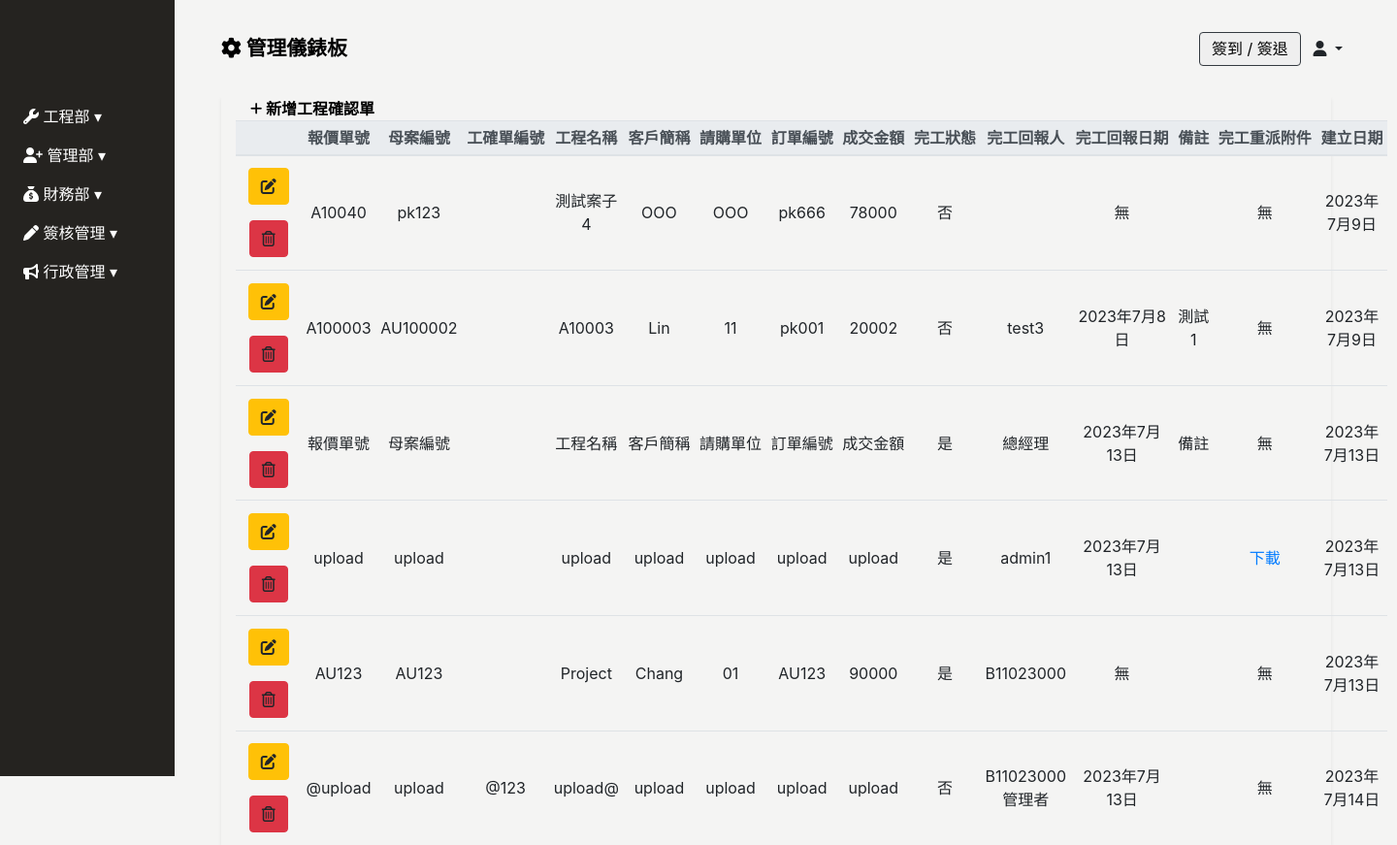
/project-confirmation/, run on an earlier commit of the app's database.
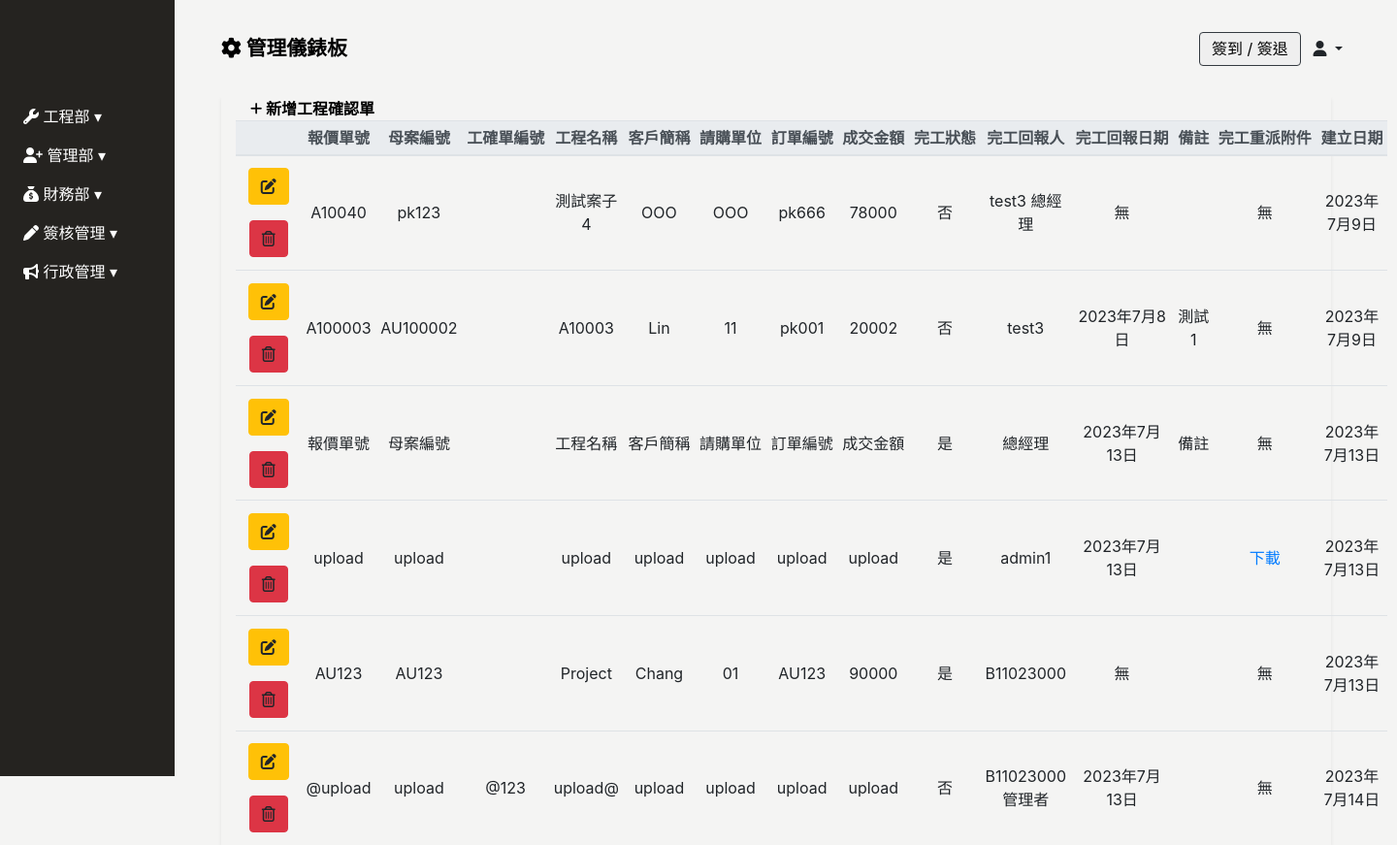
And on a later commit of the database.
### Backend/models.py (models this page shows, shortened)
class Project_Confirmation(models.Model):
    quotation_id = models.CharField(max_length=100, null=True, blank=True, verbose_name="報價單號")
    project_confirmation_id = models.CharField(max_length=100, null=True, blank=True, verbose_name="工確單編號")
    project_name = models.CharField(max_length=100, null=True, blank=True, verbose_name="工程名稱")
    order_id = models.CharField(max_length=100, null=True, blank=True, verbose_name='訂單編號')
    c_a = models.CharField(max_length=100, null=True, blank=True, verbose_name='母案編號')
    client = models.CharField(max_length=100, null=True, blank=True, verbose_name='客戶簡稱')
    requisition = models.CharField(max_length=100, null=True, blank=True, verbose_name='請購單位')
    turnover = models.CharField(max_length=10, null=True, blank=True, verbose_name='成交金額') # 限制10個字輸入數字應該夠?
    is_completed = models.BooleanField(verbose_name='完工狀態')
    completion_report_employee = models.ManyToManyField(Employee, related_name='projects_confirmation_report_employee', verbose_name='完工回報人')
    completion_report_date = models.DateField(null=True, blank=True, verbose_name="完工回報日期")
    remark = models.TextField(null=True, blank=True, verbose_name="備註")
    reassignment_attachment = models.FileField(upload_to="project_confirmation_reassignment_attachment", null=True, blank=True, verbose_name="完工重派附件")
    created_date = models.DateField(default=timezone.now,verbose_name='建立日期')
    update_date = models.DateField(auto_now=True, verbose_name='更新日期')
    class Meta:
        verbose_name = "工程確認單"   # 單數
        verbose_name_plural = verbose_name   #複數
    def reassignment_attachment_link(self):
        if self.reassignment_attachment:
            download_link = "<a href='{}' download>下載</a>".format(self.reassignment_attachment.url)
            return mark_safe(download_link)
        else:
            return "無"

class Employee(models.Model):
    GENDER_CHOICES = [
        ('M', '男'),
        ('F', '女'),
    ]
    BLOOD_TYPE_CHOICES = [
        ('A', 'A型'),
        ('B', 'B型'),
        ('AB','AB型'),
        ('O', 'O型'),
    ]
    MARITAL_STATUS_CHOICES = [
        ('M', '已婚'),
        ('S', '未婚'),
        ('D', '離異'),
    ]
    MILITARY_STATUS_CHOICES = [
        ('M', '義務役'),
        ('E', '免服役'),
        ('A', '替代役'),
    ]
    user = models.OneToOneField(User, null=True, blank=True, on_delete=models.CASCADE)
    full_name = models.CharField(max_length=10, null=True, blank=True, verbose_name='員工名稱')
    employee_id	 = models.CharField(max_length=30, blank=True,verbose_name='員工ID')
    position = models.CharField(max_length=30, null=True, blank=True, verbose_name='職稱')
    phone_number = models.CharField(max_length=20, null=True, blank=True,verbose_name='手機號碼')
    contact_number = models.CharField(max_length=20, null=True, blank=True,verbose_name='聯絡電話')
    start_date = models.DateField(null=True, blank=True, verbose_name='到職日期')
    seniority = models.DecimalField(max_digits=3, decimal_places=1, null=True, blank=True, verbose_name='目前年資')
    id_number = models.CharField(max_length=20, null=True, blank=True, verbose_name='身份證字號')
    birthday = models.DateField(null=True, blank=True, verbose_name='出生日期')
    age = models.IntegerField(null=True, blank=True, verbose_name='年齡')
    gender = models.CharField(max_length=1, choices=GENDER_CHOICES, null=True, blank=True, verbose_name='性別')
    blood_type = models.CharField(max_length=2, choices=BLOOD_TYPE_CHOICES, null=True, blank=True, verbose_name='血型')
    birth_place = models.CharField(max_length=100, null=True, blank=True, verbose_name='出生地')
    marital_status = models.CharField(max_length=1, choices=MARITAL_STATUS_CHOICES, null=True, blank=True, verbose_name='婚姻狀況')
    military_status = models.CharField(max_length=1, choices=MILITARY_STATUS_CHOICES, null=True, blank=True, verbose_name='兵役狀況')
    permanent_address = models.CharField(max_length=50, null=True, blank=True, verbose_name='戶籍地址')
    current_address_city = models.CharField(max_length=50, null=True, blank=True, verbose_name='現居地址縣市')
    current_address = models.CharField(max_length=50, null=True, blank=True, verbose_name='現居地址')
    location = models.CharField(max_length=50, null=True, blank=True, verbose_name='所在地')
    company_email = models.EmailField(null=True, blank=True, verbose_name='公司E_Mail')
    personal_email = models.EmailField(null=True, blank=True, verbose_name='個人E_Mail')
    emergency_contact = models.CharField(max_length=50, null=True, blank=True, verbose_name='緊急聯絡人1')
    emergency_contact_relations = models.CharField(max_length=50, null=True, blank=True, verbose_name='關係1')
    emergency_contact_phone = models.CharField(max_length=20, null=True, blank=True, verbose_name='聯絡人電話1')
    created_date = models.DateField(default=timezone.now,verbose_name='建立日期')
    update_date = models.DateField(auto_now=True, verbose_name='更新日期')
    class Meta:
        verbose_name = "員工"   # 單數
        verbose_name_plural = verbose_name   #複數

### Frontend/views.py (the view)
# urls.py: path('project-confirmation/', views.Project_Confirmation_ListView.as_view(), name='project-confirmation'),
class Project_Confirmation_ListView(ListView):
    model = Project_Confirmation
    template_name = 'project_confirmation/project_confirmation.html'
    context_object_name = 'project_confirmation'
    def get_context_data(self, **kwargs):
        context = super().get_context_data(**kwargs)
        context["employees_list"] =employees = Employee.objects.values('id','user__username')
        return context

### Frontend/templates/project_confirmation/project_confirmation.html (shortened to what this page needs)
{% extends 'base/base_dashboard.html' %}
{% block import %}
{% load static%}
<link rel="stylesheet" href="{% static 'css/project_confirmation/project_confirmation.css' %}">
{% endblock %}
{% block main %}
<div class="main px-3 px-md-5" id="project-confirmation-app">
    <div class="project-confirmation-table container-fluid shadow-sm table-responsive-lg">
        <table class="table table-sm table-hover text-center" id="table"  data-toggle="table" data-sortable="true" data-show-export="true"
        data-toolbar="#toolbar"  data-pagination="true" data-height="520" data-sticky-header="true" data-search="true" data-show-columns="true" data-show-columns-toggle-all="true">
        <div id="toolbar">
            <div class="project-confirmation-header container-fluid">
                <a href="" class="font-weight-bold" id="sys_new" data-toggle="modal"data-target="#project-confirmation-modal">
                    <i class="fa-solid fa-plus fa-sm" style="color: #000000;"></i> 新增工程確認單
                </a>
            </div>
        </div>
            <thead class="thead-light">
                <tr class="text-nowrap">
                    <th></th>
                    <th data-field="quotation_id" data-sortable="true">報價單號</th>
                    <th data-field="c_a" data-sortable="true">母案編號</th>
                    <th data-field="project_confirmation_id" data-sortable="true">工確單編號</th>
                    <th data-field="project_name" data-sortable="true">工程名稱</th>
                    <th data-field="client" data-sortable="true">客戶簡稱</th>
                    <th data-field="requisition" data-sortable="true">請購單位</th>
                    <th data-field="order_id" data-sortable="true">訂單編號</th>
                    <th data-field="turnover" data-sortable="true">成交金額</th>
                    <th data-field="is_completed" data-sortable="true">完工狀態</th>
                    <th data-field="completion_report_employee" data-sortable="true">完工回報人</th>
                    <th data-field="completion_report_date" data-sortable="true">完工回報日期</th>
                    <th data-field="remark" data-sortable="true">備註</th>
                    <th data-field="reassignment_attachment_link" data-sortable="true">完工重派附件</th>
                    <th data-field="created_date" data-sortable="true">建立日期</th>
                </tr>
            </thead>
            <tbody>
                {% for p in project_confirmation %}
                <tr>
                    <td>
                        <a type="button" data-url="project_confirmation" data-id="{{ p.id }}"
                            class="sys_get btn btn-warning my-2 mx-md-2" data-toggle="modal"
                            data-target="#project-confirmation-modal"><i class="fas fa-edit"></i></a>
                        <a data-url="project_confirmation" data-id="{{ p.id }}" type="button"
                            class="sys_del btn btn-danger my-2 mx-md-2"><i class="far fa-trash-alt"></i></a>
                    </td>
                    <td>{{ p.quotation_id }}</td>
                    <td>{{ p.c_a }}</td>
                    {% if p.project_confirmation_id %}<td>{{ p.project_confirmation_id }}</td>{% else %}<td></td>{% endif %}
                    <td>{{ p.project_name }}</td>
                    <td>{{ p.client }}</td>
                    <td>{{ p.requisition }}</td>
                    <td>{{ p.order_id }}</td>
                    <td>{{ p.turnover }}</td>
                    {% if p.is_completed == True %}<td>是</td>{% else %}<td>否</td>{% endif %}
                    <td>
                        {% for employees_list in p.completion_report_employee.all %}
                            {{ employees_list.full_name }}
                        {% endfor %}
                    </td>
                    {% if p.completion_report_date %}<td>{{ p.completion_report_date }}</td>{% else %}<td>無</td>{% endif %}
                    <td>{{ p.remark }}</td>
                    <td>{{ p.reassignment_attachment_link }}</td>
                    <td>{{ p.created_date }}</td>
                </tr>
                {% endfor %}
            </tbody>
        </table>
    </div>
</div>
{% endblock %}

What changed in the data, as far as the page shows it:
changed Project_Confirmation "pk123": gains Employee (full_name "test3"); gains Employee (full_name "總經理")
